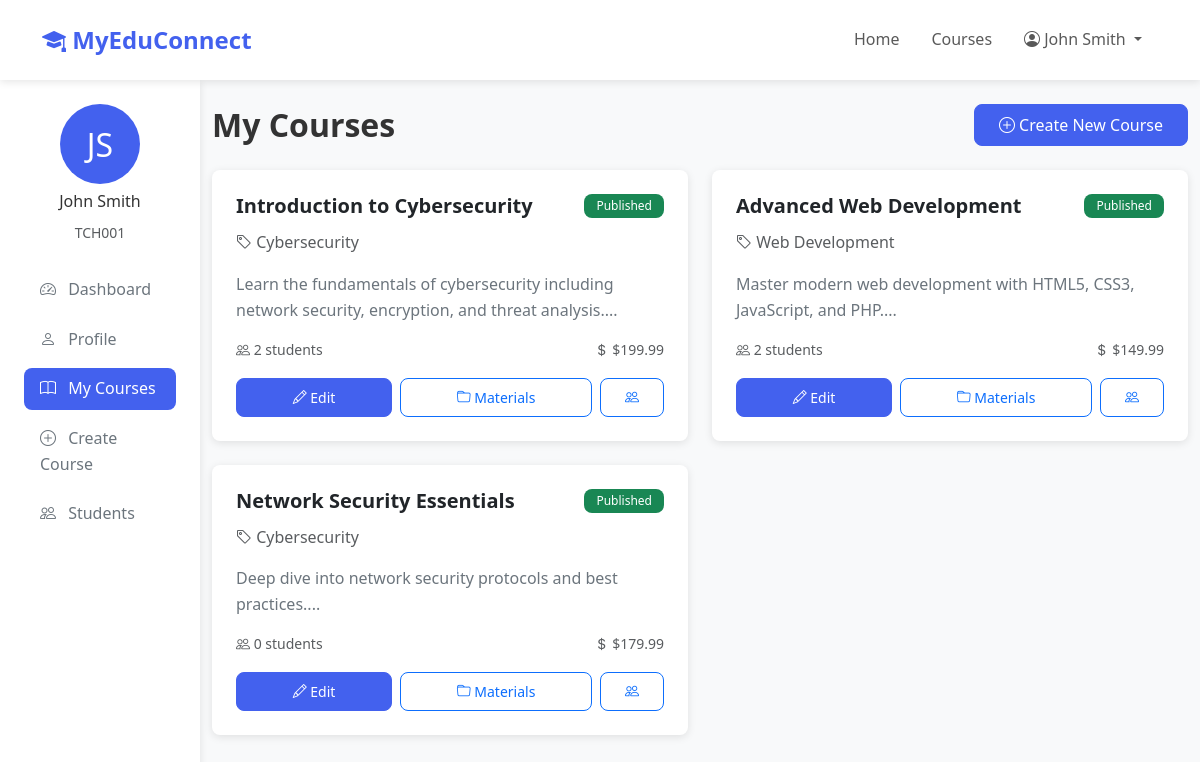
Screenshot of /teacher/courses.php (signed in) with the database file from the repository.
### tables this page shows
CREATE TABLE teachers (
    teacher_id INT AUTO_INCREMENT PRIMARY KEY,
    user_id INT UNIQUE NOT NULL,
    teacher_id_number VARCHAR(50) UNIQUE NOT NULL,
    department VARCHAR(100),
    specialization VARCHAR(255),
    qualification VARCHAR(255),
    hire_date DATE,
    salary DECIMAL(10, 2),
    bio TEXT,
    FOREIGN KEY (user_id) REFERENCES users(user_id) ON DELETE CASCADE,
    INDEX idx_teacher_id_number (teacher_id_number),
    INDEX idx_department (department)
);

CREATE TABLE users (
    user_id INT AUTO_INCREMENT PRIMARY KEY,
    email VARCHAR(255) UNIQUE NOT NULL,
    password VARCHAR(255) NOT NULL,
    first_name VARCHAR(100) NOT NULL,
    last_name VARCHAR(100) NOT NULL,
    phone VARCHAR(20),
    address TEXT,
    profile_picture VARCHAR(255),
    role ENUM('student', 'teacher', 'admin') NOT NULL,
    status ENUM('active', 'inactive', 'suspended') DEFAULT 'active',
    created_at TIMESTAMP DEFAULT CURRENT_TIMESTAMP,
    updated_at TIMESTAMP DEFAULT CURRENT_TIMESTAMP ON UPDATE CURRENT_TIMESTAMP,
    last_login TIMESTAMP NULL,
    INDEX idx_email (email),
    INDEX idx_role (role),
    INDEX idx_status (status)
);

CREATE TABLE courses (
    course_id INT AUTO_INCREMENT PRIMARY KEY,
    title VARCHAR(255) NOT NULL,
    description TEXT,
    instructor_id INT NOT NULL,
    category VARCHAR(100),
    thumbnail VARCHAR(255),
    price DECIMAL(10, 2) DEFAULT 0.00,
    duration_weeks INT DEFAULT 8,
    max_students INT DEFAULT 50,
    enrollment_count INT DEFAULT 0,
    status ENUM('draft', 'published', 'archived') DEFAULT 'draft',
    created_at TIMESTAMP DEFAULT CURRENT_TIMESTAMP,
    updated_at TIMESTAMP DEFAULT CURRENT_TIMESTAMP ON UPDATE CURRENT_TIMESTAMP,
    FOREIGN KEY (instructor_id) REFERENCES teachers(teacher_id) ON DELETE CASCADE,
    INDEX idx_instructor (instructor_id),
    INDEX idx_category (category),
    INDEX idx_status (status),
    INDEX idx_title (title)
);

### config/database.php (called while the page is built, shortened)
<?php
class Database {
    private static $instance = null;
    private $connection;
    private function __construct() {
        try {
            $dsn = "mysql:host=" . DB_HOST . ";dbname=" . DB_NAME . ";charset=" . DB_CHARSET;
            $options = [
                PDO::ATTR_ERRMODE => PDO::ERRMODE_EXCEPTION,
                PDO::ATTR_DEFAULT_FETCH_MODE => PDO::FETCH_ASSOC,
                PDO::ATTR_EMULATE_PREPARES => false,
                PDO::ATTR_PERSISTENT => false
            ];
            $this->connection = new PDO($dsn, DB_USER, DB_PASS, $options);
        } catch (PDOException $e) {
            die("Database Connection Failed: " . $e->getMessage());
        }
    }
    public static function getInstance() {
        if (self::$instance === null) {
            self::$instance = new self();
        }
        return self::$instance;
    }
    public function getConnection() {
        return $this->connection;
    }
}
function dbSelect($query, $params = []) {
    $db = Database::getInstance()->getConnection();
    $stmt = $db->prepare($query);
    $stmt->execute($params);
    return $stmt->fetchAll();
}
function dbSelectOne($query, $params = []) {
    $db = Database::getInstance()->getConnection();
    $stmt = $db->prepare($query);
    $stmt->execute($params);
    return $stmt->fetch();
}

### includes/functions.php (called while the page is built, shortened)
<?php
require_once __DIR__ . '/../config/database.php';
function formatCurrency($amount) {
    return '$' . number_format($amount, 2);
}
function getTeacherByUserId($userId) {
    $query = "SELECT t.*, u.* FROM teachers t JOIN users u ON t.user_id = u.user_id WHERE t.user_id = ?";
    return dbSelectOne($query, [$userId]);
}
function getCoursesByTeacher($teacherId) {
    $query = "SELECT c.*, COUNT(e.enrollment_id) as enrollment_count
              FROM courses c
              LEFT JOIN enrollments e ON c.course_id = e.course_id
              WHERE c.instructor_id = ?
              GROUP BY c.course_id
              ORDER BY c.created_at DESC";
    return dbSelect($query, [$teacherId]);
}

### teacher/courses.php (the view, shortened to what this page needs)
<?php
require_once '../includes/functions.php';
$teacher = getTeacherByUserId(getCurrentUserId());
$courses = getCoursesByTeacher($teacher['teacher_id']);
?>
<!DOCTYPE html>
<html lang="en">
<head>
    <link href="https://cdn.jsdelivr.net/npm/bootstrap@5.3.0/dist/css/bootstrap.min.css" rel="stylesheet">
    <link href="https://cdn.jsdelivr.net/npm/bootstrap-icons@1.10.0/font/bootstrap-icons.css" rel="stylesheet">
    <link href="<?php echo APP_URL; ?>/assets/css/style.css" rel="stylesheet">
</head>
<body>
    <nav class="navbar navbar-expand-lg navbar-light bg-white sticky-top">
        <div class="container">
            <a class="navbar-brand" href="<?php echo APP_URL; ?>">
                <i class="bi bi-mortarboard-fill"></i> <?php echo APP_NAME; ?>
            </a>
            <div class="collapse navbar-collapse" id="navbarNav">
                <ul class="navbar-nav ms-auto">
                    <li class="nav-item">
                        <a class="nav-link" href="<?php echo APP_URL; ?>">Home</a>
                    </li>
                    <li class="nav-item">
                        <a class="nav-link" href="<?php echo APP_URL; ?>/courses.php">Courses</a>
                    </li>
                    <li class="nav-item dropdown">
                        <a class="nav-link dropdown-toggle" href="#" id="navbarDropdown" role="button" data-bs-toggle="dropdown">
                            <i class="bi bi-person-circle"></i> <?php echo htmlspecialchars($_SESSION['user_name']); ?>
                        </a>
                    </li>
                </ul>
            </div>
        </div>
    </nav>
    <div class="container-fluid">
        <div class="row">
            <div class="col-md-3 col-lg-2 sidebar">
                <div class="mb-4">
                    <div class="text-center mb-3">
                        <div style="width: 80px; height: 80px; background: var(--primary-color); border-radius: 50%; margin: 0 auto; display: flex; align-items: center; justify-content: center; color: white; font-size: 2rem;">
                            <?php echo strtoupper(substr($teacher['first_name'], 0, 1)) . strtoupper(substr($teacher['last_name'], 0, 1)); ?>
                        </div>
                        <h6 class="mt-2"><?php echo htmlspecialchars($teacher['first_name'] . ' ' . $teacher['last_name']); ?></h6>
                        <small class="text-muted"><?php echo htmlspecialchars($teacher['teacher_id_number']); ?></small>
                    </div>
                </div>
                <nav class="nav flex-column">
                    <a class="nav-link" href="dashboard.php">
                        <i class="bi bi-speedometer2"></i> Dashboard
                    </a>
                    <a class="nav-link" href="profile.php">
                        <i class="bi bi-person"></i> Profile
                    </a>
                    <a class="nav-link active" href="courses.php">
                        <i class="bi bi-book"></i> My Courses
                    </a>
                    <a class="nav-link" href="create-course.php">
                        <i class="bi bi-plus-circle"></i> Create Course
                    </a>
                    <a class="nav-link" href="students.php">
                        <i class="bi bi-people"></i> Students
                    </a>
                </nav>
            </div>
            <div class="col-md-9 col-lg-10 py-4">
                <div class="d-flex justify-content-between align-items-center mb-4">
                    <h2 class="fw-bold mb-0">My Courses</h2>
                    <a href="create-course.php" class="btn btn-primary">
                        <i class="bi bi-plus-circle"></i> Create New Course
                    </a>
                </div>
                <?php if (!empty($courses)): ?>
                    <div class="row g-4">
                        <?php foreach ($courses as $course): ?>
                            <div class="col-md-6">
                                <div class="card h-100">
                                    <div class="card-body">
                                        <div class="d-flex justify-content-between align-items-start mb-3">
                                            <div>
                                                <h5 class="card-title"><?php echo htmlspecialchars($course['title']); ?></h5>
                                                <p class="text-muted mb-0">
                                                    <i class="bi bi-tag"></i> <?php echo htmlspecialchars($course['category']); ?>
                                                </p>
                                            </div>
                                            <span class="badge bg-<?php echo $course['status'] === 'published' ? 'success' : 'warning'; ?>">
                                                <?php echo ucfirst($course['status']); ?>
                                            </span>
                                        </div>
                                        <p class="card-text"><?php echo substr(htmlspecialchars($course['description']), 0, 100); ?>...</p>
                                        <div class="d-flex justify-content-between align-items-center mb-3">
                                            <small class="text-muted">
                                                <i class="bi bi-people"></i> <?php echo $course['enrollment_count']; ?> students
                                            </small>
                                            <small class="text-muted">
                                                <i class="bi bi-currency-dollar"></i> <?php echo formatCurrency($course['price']); ?>
                                            </small>
                                        </div>
                                        <div class="d-flex gap-2">
                                            <a href="edit-course.php?course_id=<?php echo $course['course_id']; ?>" class="btn btn-primary btn-sm flex-grow-1">
                                                <i class="bi bi-pencil"></i> Edit
                                            </a>
                                            <a href="course-materials.php?course_id=<?php echo $course['course_id']; ?>" class="btn btn-outline-primary btn-sm flex-grow-1">
                                                <i class="bi bi-folder"></i> Materials
                                            </a>
                                            <a href="course-students.php?course_id=<?php echo $course['course_id']; ?>" class="btn btn-outline-primary btn-sm">
                                                <i class="bi bi-people"></i>
                                            </a>
                                        </div>
                                    </div>
                                </div>
                            </div>
                        <?php endforeach; ?>
                    </div>
                <?php endif; ?>
            </div>
        </div>
    </div>
</body>
</html>

### assets/css/style.css (style rules this page uses)
:root { --primary-color: #4361ee; --secondary-color: #3f37c9; --success-color: #4cc9f0; --danger-color: #f72585; --warning-color: #f8961e; --info-color: #4cc9f0; --light-color: #f8f9fa; --dark-color: #212529; --gray-color: #6c757d; --border-radius: 8px; --box-shadow: 0 2px 8px rgba(0, 0, 0, 0.1); --transition: all 0.3s ease; }
body { font-family: 'Segoe UI', Tahoma, Geneva, Verdana, sans-serif; line-height: 1.6; color: #333; background-color: #f8f9fa; }
a { color: var(--primary-color); text-decoration: none; transition: var(--transition); }
.navbar { box-shadow: var(--box-shadow); padding: 1rem 0; }
.navbar-brand { font-weight: 700; font-size: 1.5rem; color: var(--primary-color) !important; }
.nav-link { font-weight: 500; padding: 0.5rem 1rem !important; border-radius: var(--border-radius); }
.card { border: none; border-radius: var(--border-radius); box-shadow: var(--box-shadow); transition: var(--transition); overflow: hidden; }
.card-body { padding: 1.5rem; }
.card-title { font-weight: 600; margin-bottom: 0.75rem; }
.card-text { color: var(--gray-color); margin-bottom: 1rem; }
.btn { border-radius: var(--border-radius); padding: 0.5rem 1.5rem; font-weight: 500; transition: var(--transition); }
.btn-primary { background-color: var(--primary-color); border-color: var(--primary-color); }
.sidebar { background-color: white; box-shadow: var(--box-shadow); min-height: calc(100vh - 56px); padding: 1.5rem; }
.sidebar .nav-link { color: var(--gray-color); padding: 0.75rem 1rem; margin-bottom: 0.5rem; border-radius: var(--border-radius); }
.sidebar .nav-link:hover, .sidebar .nav-link.active { background-color: var(--primary-color); color: white; }
.sidebar .nav-link i { margin-right: 0.5rem; }
.badge { padding: 0.375rem 0.75rem; border-radius: var(--border-radius); font-weight: 500; }

### rows the page displays
teachers: user.first_name "J", user.last_name "S", user.last_name "John Smith", teacher_id_number "TCH001"
courses: title "Introduction to Cybersecurity", category "Cybersecurity", status "Published", description "Learn the fundamentals of cybersecurity including network security, encryption, and threat analysis.", enrollment_count "2", price "$199.99"
courses: title "Advanced Web Development", category "Web Development", status "Published", description "Master modern web development with HTML5, CSS3, JavaScript, and PHP.", enrollment_count "2", price "$149.99"
courses: title "Network Security Essentials", category "Cybersecurity", status "Published", description "Deep dive into network security protocols and best practices.", enrollment_count "0", price "$179.99"

### other values shown
APP_NAME "MyEduConnect"
$_SESSION['user_name'] "John Smith"
